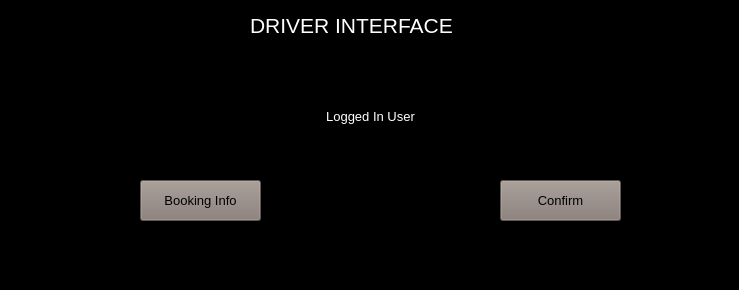
<?xml version="1.0" encoding="UTF-8"?>
<ui version="4.0">
 <class>Driver_Inf</class>
 <widget class="QFrame" name="Driver_Inf">
  <property name="geometry">
   <rect>
    <x>0</x>
    <y>0</y>
    <width>739</width>
    <height>290</height>
   </rect>
  </property>
  <property name="font">
   <font>
    <pointsize>9</pointsize>
   </font>
  </property>
  <property name="windowTitle">
   <string>Frame</string>
  </property>
  <property name="styleSheet">
   <string notr="true">background-color: rgb(0, 0, 0);</string>
  </property>
  <widget class="QLabel" name="label">
   <property name="geometry">
    <rect>
     <x>250</x>
     <y>10</y>
     <width>291</width>
     <height>31</height>
    </rect>
   </property>
   <property name="font">
    <font>
     <pointsize>16</pointsize>
    </font>
   </property>
   <property name="styleSheet">
    <string notr="true">color: rgb(255, 255, 255);</string>
   </property>
   <property name="text">
    <string>DRIVER INTERFACE</string>
   </property>
  </widget>
  <widget class="QPushButton" name="btnBooking_info">
   <property name="geometry">
    <rect>
     <x>140</x>
     <y>180</y>
     <width>121</width>
     <height>41</height>
    </rect>
   </property>
   <property name="font">
    <font>
     <pointsize>10</pointsize>
    </font>
   </property>
   <property name="styleSheet">
    <string notr="true">color: rgb(255, 255, 255);
color: rgb(0, 0, 0);
background-color: rgb(132, 121, 115);</string>
   </property>
   <property name="text">
    <string>Booking Info</string>
   </property>
  </widget>
  <widget class="QPushButton" name="btnConfirm">
   <property name="geometry">
    <rect>
     <x>500</x>
     <y>180</y>
     <width>121</width>
     <height>41</height>
    </rect>
   </property>
   <property name="font">
    <font>
     <pointsize>10</pointsize>
    </font>
   </property>
   <property name="styleSheet">
    <string notr="true">color: rgb(255, 255, 255);
color: rgb(0, 0, 0);
background-color: rgb(132, 121, 115);</string>
   </property>
   <property name="text">
    <string>Confirm</string>
   </property>
  </widget>
  <widget class="QLabel" name="label_2">
   <property name="geometry">
    <rect>
     <x>0</x>
     <y>106</y>
     <width>741</width>
     <height>20</height>
    </rect>
   </property>
   <property name="font">
    <font>
     <pointsize>10</pointsize>
    </font>
   </property>
   <property name="styleSheet">
    <string notr="true">color: rgb(255, 255, 255);</string>
   </property>
   <property name="text">
    <string>Logged In User</string>
   </property>
   <property name="alignment">
    <set>Qt::AlignCenter</set>
   </property>
  </widget>
  <widget class="QLabel" name="lbl_User">
   <property name="geometry">
    <rect>
     <x>0</x>
     <y>130</y>
     <width>741</width>
     <height>41</height>
    </rect>
   </property>
   <property name="font">
    <font>
     <pointsize>12</pointsize>
    </font>
   </property>
   <property name="styleSheet">
    <string notr="true">color: rgb(255, 0, 0);</string>
   </property>
   <property name="text">
    <string/>
   </property>
   <property name="alignment">
    <set>Qt::AlignCenter</set>
   </property>
  </widget>
 </widget>
 <resources/>
 <connections/>
</ui>
